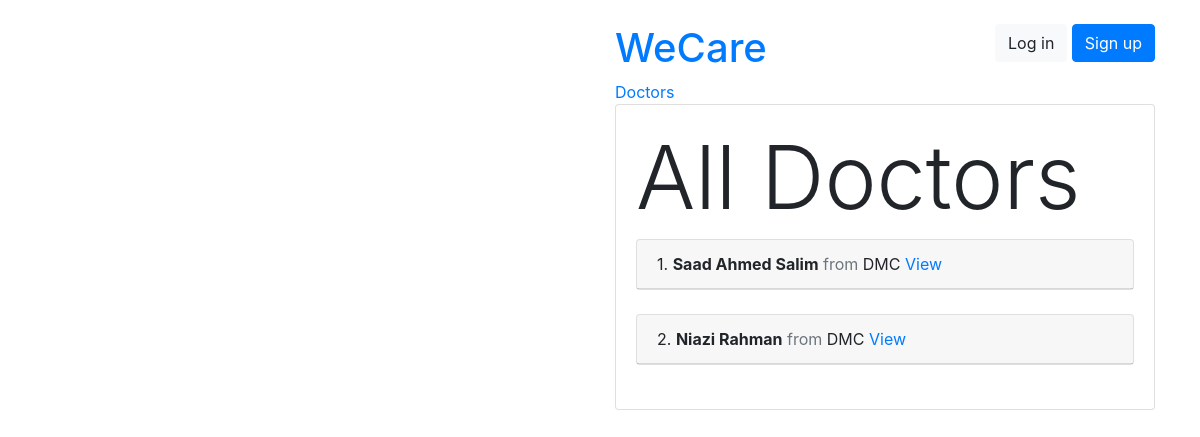
The page /users/doctors/ on the database as committed earlier.
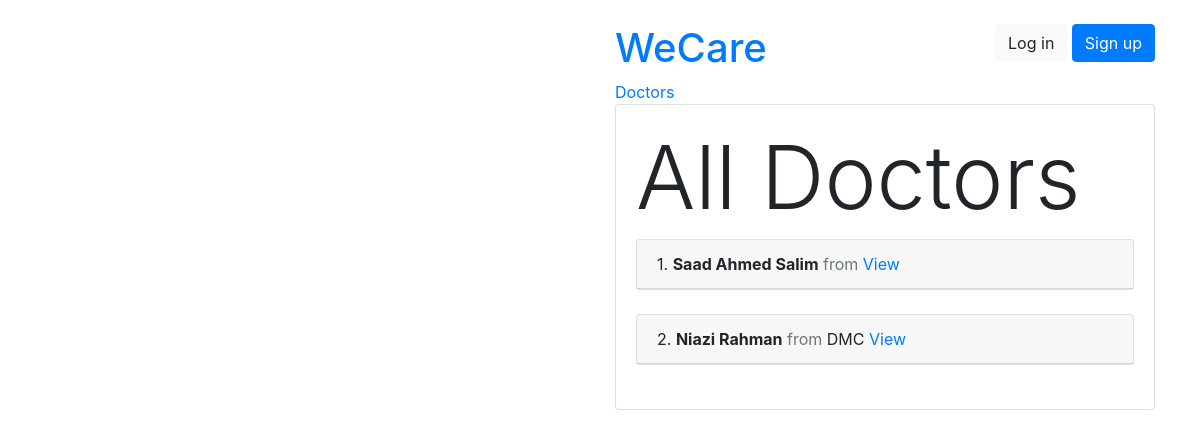
The same page on the database as committed later.
### users/models.py (models this page shows, shortened)
class Doctor(models.Model):
    user = models.OneToOneField(User, on_delete=models.CASCADE, primary_key=True)
    SSC_GPA = models.DecimalField(decimal_places=2, max_digits=5, default=0.0)
    HSC_GPA = models.DecimalField(decimal_places=2, max_digits=5, default=0.0)
    BMDC_RegNo = models.CharField(max_length=100, blank=False, null=False)
    MBBS_Session = models.CharField(max_length=100, blank=False, null=False)
    MBBS_Inst = models.CharField(max_length=100, blank=False, null=False)
    PostGrad_details = models.CharField(max_length=255, blank=True, null=True)

class User(AbstractUser):
    is_doctor = models.BooleanField(default=False)
    is_patient = models.BooleanField(default=False)
    NID = models.CharField(max_length=50, blank=False, null=False)
    email = models.CharField(max_length=100)
    age = models.PositiveIntegerField(null=True, blank=True)
    GENDER_CHOICES = (
        ('M', 'Male'),
        ('F', 'Female'),
    )
    gender = models.CharField(max_length=1, choices=GENDER_CHOICES)

### users/views.py (the view)
# urls.py: path('doctors/', DoctorsListView.as_view(), name='doctor_list'),
class DoctorsListView(ListView):
    model = Doctor
    template_name = 'users/doctor_list.html'

### templates/users/doctor_list.html (shortened to what this page needs)
{% extends 'base.html' %}
{% block content %}
<h4 class="display-2">All Doctors</h4>
  {% for doctor in object_list %}
    <div class="card">
      <div class="card-header">
        <span class='text-weight-bold'> {{forloop.counter}}.</span>
        <span class="font-weight-bold">{{doctor.user.first_name}} {{doctor.user.last_name}}</span>
        <span class="text-muted">from </span>
        {{ doctor.MBBS_Inst }}
        <a href="{% url 'doctor_detail' doctor.pk %}"> View </a>
      </div>
    </div>
    <br />
  {% endfor %}
{% endblock %}

Rows that differ between the two databases and show on the page:
changed Doctor "Saad Ahmed": MBBS_Inst "DMC" → (not shown)
